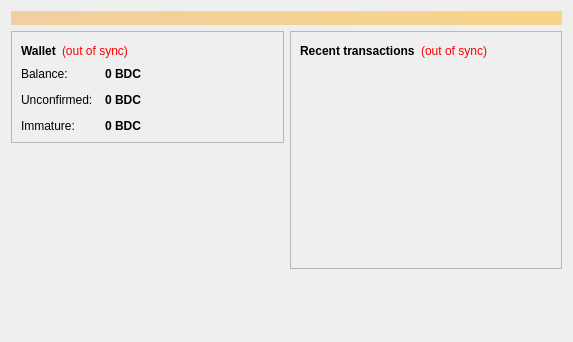
<?xml version="1.0" encoding="UTF-8"?>
<ui version="4.0">
 <class>OverviewPage</class>
 <widget class="QWidget" name="OverviewPage">
  <property name="geometry">
   <rect>
    <x>0</x>
    <y>0</y>
    <width>573</width>
    <height>342</height>
   </rect>
  </property>
  <property name="windowTitle">
   <string>Form</string>
  </property>
  <layout class="QVBoxLayout" name="topLayout">
   <item>
    <widget class="QLabel" name="labelAlerts">
     <property name="visible">
      <bool>false</bool>
     </property>
     <property name="styleSheet">
      <string notr="true">background-color: qlineargradient(x1: 0, y1: 0, x2: 1, y2: 0, stop:0 #F0D0A0, stop:1 #F8D488); color:#000000;</string>
     </property>
     <property name="wordWrap">
      <bool>true</bool>
     </property>
     <property name="margin">
      <number>3</number>
     </property>
    </widget>
   </item>
   <item>
    <layout class="QHBoxLayout" name="horizontalLayout" stretch="1,1">
     <item>
      <layout class="QVBoxLayout" name="verticalLayout_2">
       <item>
        <widget class="QFrame" name="frame">
         <property name="frameShape">
          <enum>QFrame::StyledPanel</enum>
         </property>
         <property name="frameShadow">
          <enum>QFrame::Raised</enum>
         </property>
         <layout class="QVBoxLayout" name="verticalLayout_4">
          <item>
           <layout class="QHBoxLayout" name="horizontalLayout_4">
            <item>
             <widget class="QLabel" name="label_5">
              <property name="font">
               <font>
                <weight>75</weight>
                <bold>true</bold>
               </font>
              </property>
              <property name="text">
               <string>Wallet</string>
              </property>
             </widget>
            </item>
            <item>
             <widget class="QLabel" name="labelWalletStatus">
              <property name="toolTip">
               <string>The displayed information may be out of date. Your wallet automatically synchronizes with the Black Dragon Coin network after a connection is established, but this process has not completed yet.</string>
              </property>
              <property name="styleSheet">
               <string notr="true">QLabel { color: red; }</string>
              </property>
              <property name="text">
               <string notr="true">(out of sync)</string>
              </property>
              <property name="alignment">
               <set>Qt::AlignLeading|Qt::AlignLeft|Qt::AlignVCenter</set>
              </property>
             </widget>
            </item>
            <item>
             <spacer name="horizontalSpacer_2">
              <property name="orientation">
               <enum>Qt::Horizontal</enum>
              </property>
              <property name="sizeHint" stdset="0">
               <size>
                <width>40</width>
                <height>20</height>
               </size>
              </property>
             </spacer>
            </item>
           </layout>
          </item>
          <item>
           <layout class="QFormLayout" name="formLayout_2">
            <property name="fieldGrowthPolicy">
             <enum>QFormLayout::AllNonFixedFieldsGrow</enum>
            </property>
            <property name="horizontalSpacing">
             <number>12</number>
            </property>
            <property name="verticalSpacing">
             <number>12</number>
            </property>
            <item row="0" column="0">
             <widget class="QLabel" name="label">
              <property name="text">
               <string>Balance:</string>
              </property>
             </widget>
            </item>
            <item row="0" column="1">
             <widget class="QLabel" name="labelBalance">
              <property name="font">
               <font>
                <weight>75</weight>
                <bold>true</bold>
               </font>
              </property>
              <property name="cursor">
               <cursorShape>IBeamCursor</cursorShape>
              </property>
              <property name="toolTip">
               <string>Your current balance</string>
              </property>
              <property name="text">
               <string notr="true">0 BDC</string>
              </property>
              <property name="textInteractionFlags">
               <set>Qt::LinksAccessibleByMouse|Qt::TextSelectableByKeyboard|Qt::TextSelectableByMouse</set>
              </property>
             </widget>
            </item>
            <item row="1" column="0">
             <widget class="QLabel" name="label_3">
              <property name="text">
               <string>Unconfirmed:</string>
              </property>
             </widget>
            </item>
            <item row="1" column="1">
             <widget class="QLabel" name="labelUnconfirmed">
              <property name="font">
               <font>
                <weight>75</weight>
                <bold>true</bold>
               </font>
              </property>
              <property name="cursor">
               <cursorShape>IBeamCursor</cursorShape>
              </property>
              <property name="toolTip">
               <string>Total of transactions that have yet to be confirmed, and do not yet count toward the current balance</string>
              </property>
              <property name="text">
               <string notr="true">0 BDC</string>
              </property>
              <property name="textInteractionFlags">
               <set>Qt::LinksAccessibleByMouse|Qt::TextSelectableByKeyboard|Qt::TextSelectableByMouse</set>
              </property>
             </widget>
            </item>
            <item row="2" column="0">
             <widget class="QLabel" name="labelImmatureText">
              <property name="text">
               <string>Immature:</string>
              </property>
             </widget>
            </item>
            <item row="2" column="1">
             <widget class="QLabel" name="labelImmature">
              <property name="font">
               <font>
                <weight>75</weight>
                <bold>true</bold>
               </font>
              </property>
              <property name="toolTip">
               <string>Mined balance that has not yet matured</string>
              </property>
              <property name="text">
               <string notr="true">0 BDC</string>
              </property>
              <property name="textInteractionFlags">
               <set>Qt::LinksAccessibleByMouse|Qt::TextSelectableByKeyboard|Qt::TextSelectableByMouse</set>
              </property>
             </widget>
            </item>
           </layout>
          </item>
         </layout>
        </widget>
       </item>
       <item>
        <spacer name="verticalSpacer">
         <property name="orientation">
          <enum>Qt::Vertical</enum>
         </property>
         <property name="sizeHint" stdset="0">
          <size>
           <width>20</width>
           <height>40</height>
          </size>
         </property>
        </spacer>
       </item>
       <item>
        <widget class="QLabel" name="lblWalletLogo">
         <property name="text">
          <string/>
         </property>
         <property name="pixmap">
          <pixmap resource="../bitcoin.qrc">:/images/wallet_logo</pixmap>
         </property>
         <property name="alignment">
          <set>Qt::AlignBottom|Qt::AlignLeading|Qt::AlignLeft</set>
         </property>
         <property name="margin">
          <number>5</number>
         </property>
        </widget>
       </item>
      </layout>
     </item>
     <item>
      <layout class="QVBoxLayout" name="verticalLayout_3">
       <item>
        <widget class="QFrame" name="frame_2">
         <property name="frameShape">
          <enum>QFrame::StyledPanel</enum>
         </property>
         <property name="frameShadow">
          <enum>QFrame::Raised</enum>
         </property>
         <layout class="QVBoxLayout" name="verticalLayout">
          <item>
           <layout class="QHBoxLayout" name="horizontalLayout_2">
            <item>
             <widget class="QLabel" name="label_4">
              <property name="text">
               <string>&lt;b&gt;Recent transactions&lt;/b&gt;</string>
              </property>
             </widget>
            </item>
            <item>
             <widget class="QLabel" name="labelTransactionsStatus">
              <property name="toolTip">
               <string>The displayed information may be out of date. Your wallet automatically synchronizes with the Black Dragon Coin network after a connection is established, but this process has not completed yet.</string>
              </property>
              <property name="styleSheet">
               <string notr="true">QLabel { color: red; }</string>
              </property>
              <property name="text">
               <string notr="true">(out of sync)</string>
              </property>
              <property name="alignment">
               <set>Qt::AlignRight|Qt::AlignTrailing|Qt::AlignVCenter</set>
              </property>
             </widget>
            </item>
            <item>
             <spacer name="horizontalSpacer">
              <property name="orientation">
               <enum>Qt::Horizontal</enum>
              </property>
              <property name="sizeHint" stdset="0">
               <size>
                <width>40</width>
                <height>20</height>
               </size>
              </property>
             </spacer>
            </item>
           </layout>
          </item>
          <item>
           <widget class="QListView" name="listTransactions">
            <property name="styleSheet">
             <string notr="true">QListView { background: transparent; }</string>
            </property>
            <property name="frameShape">
             <enum>QFrame::NoFrame</enum>
            </property>
            <property name="verticalScrollBarPolicy">
             <enum>Qt::ScrollBarAlwaysOff</enum>
            </property>
            <property name="horizontalScrollBarPolicy">
             <enum>Qt::ScrollBarAlwaysOff</enum>
            </property>
            <property name="selectionMode">
             <enum>QAbstractItemView::NoSelection</enum>
            </property>
           </widget>
          </item>
         </layout>
        </widget>
       </item>
       <item>
        <spacer name="verticalSpacer_2">
         <property name="orientation">
          <enum>Qt::Vertical</enum>
         </property>
         <property name="sizeHint" stdset="0">
          <size>
           <width>20</width>
           <height>40</height>
          </size>
         </property>
        </spacer>
       </item>
      </layout>
     </item>
    </layout>
   </item>
  </layout>
 </widget>
 <resources>
  <include location="../bitcoin.qrc"/>
 </resources>
 <connections/>
</ui>
